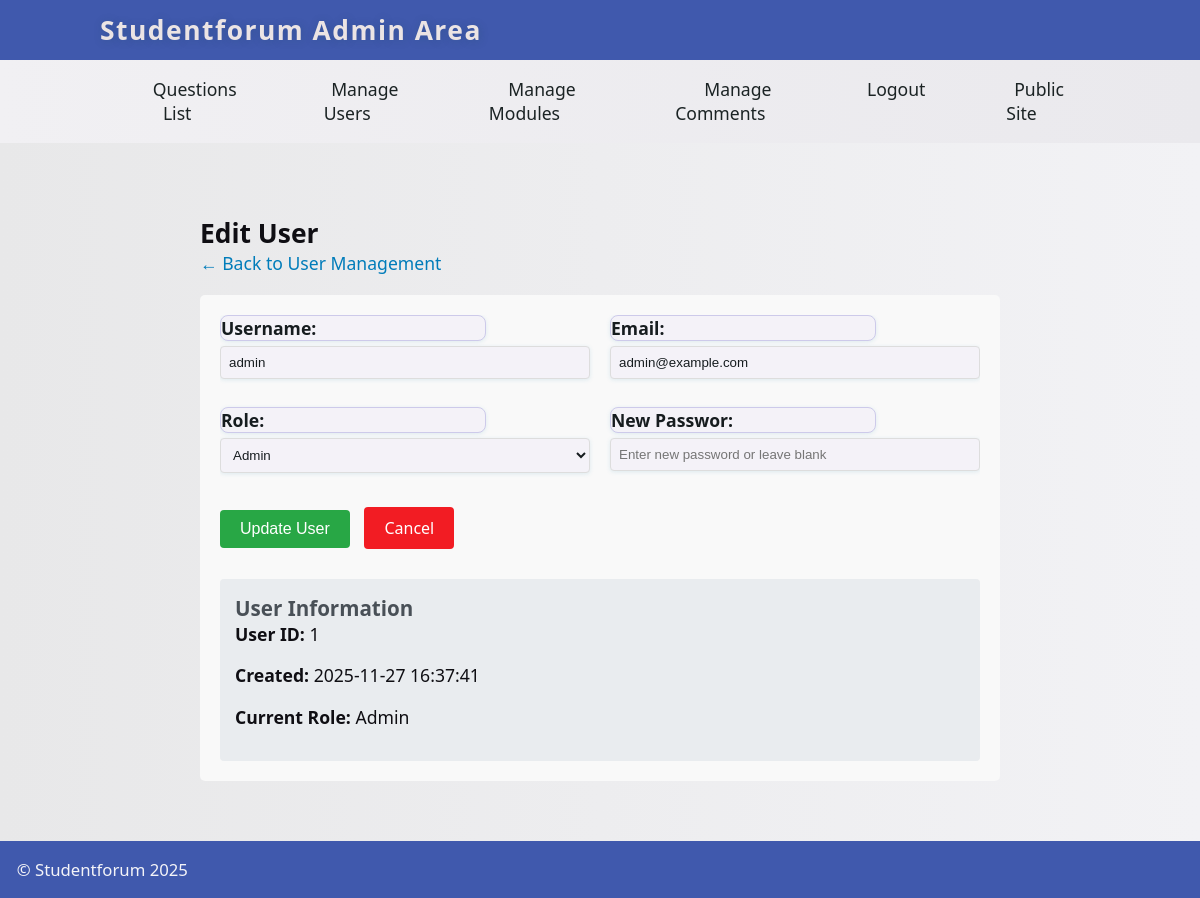
The page /courssee/admin/edit_user.php?id=1 on the database its author committed.
### tables this page shows
CREATE TABLE `users` (
  `id` int(11) NOT NULL,
  `username` text NOT NULL,
  `email` varchar(255) NOT NULL,
  `password` varchar(255) NOT NULL,
  `role` enum('admin','user') DEFAULT 'user',
  `created_at` timestamp NOT NULL DEFAULT current_timestamp()
);

### courssee/admin/edit_user.php (called while the page is built, shortened)
<?php
include '../includes/DatabaseConnection.php';
include '../includes/DatabaseFunction.php';
$userId = $_GET['id'] ?? '';
if (!isset($user)) {
    try {
        $stmt = $pdo->prepare("SELECT * FROM users WHERE id = ?");
        $stmt->execute([$userId]);
        $user = $stmt->fetch();
    } catch (Exception $e) {
        $error = 'Error fetching user: ' . $e->getMessage();
        $user = null;
    }
}
include '../templates/edit_user.html.php';
include '../templates/admin_layout.html.php';
?>

### courssee/templates/edit_user.html.php (the view, shortened to what this page needs)
<div class="admin-section">
    <h2>Edit User</h2>
    <div class="breadcrumb">
        <a href="manage_users.php">← Back to User Management</a>
    </div>
    <?php if ($user): ?>
    <div class="edit-user-section">
        <form method="POST" class="user-form">
            <div class="form-row">
                <div class="form-group">
                    <label for="username">Username:</label>
                    <input type="text" id="username" name="username"
                           value="<?= htmlspecialchars($user['username'], ENT_QUOTES, 'UTF-8') ?>"
                           required>
                </div>
                <div class="form-group">
                    <label for="email">Email:</label>
                    <input type="email" id="email" name="email"
                           value="<?= htmlspecialchars($user['email'], ENT_QUOTES, 'UTF-8') ?>"
                           required>
                </div>
            </div>
            <div class="form-row">
                <div class="form-group">
                    <label for="role">Role:</label>
                    <select id="role" name="role" required>
                        <option value="admin" <?= $user['role'] === 'admin' ? 'selected' : '' ?>>Admin</option>
                    </select>
                </div>
                <div class="form-group">
                    <label for="password">New Passwor:</label>
                    <input type="password" id="password" name="password"
                           placeholder="Enter new password or leave blank">
                </div>
            </div>
            <div class="form-actions">
                <button type="submit" class="btn-update">Update User</button>
                <a href="manage_users.php" class="btn-cancel">Cancel</a>
            </div>
        </form>
        <div class="user-info">
            <h3>User Information</h3>
            <p><strong>User ID:</strong> <?= $user['id'] ?></p>
            <p><strong>Created:</strong> <?= date('Y-m-d H:i:s', strtotime($user['created_at'])) ?></p>
            <p><strong>Current Role:</strong> <?= ucfirst($user['role']) ?></p>
        </div>
    </div>
    <?php else: ?>
        <div class="alert error">User not found!</div>
    <?php endif; ?>
</div>

### courssee/questions.css (style rules this page uses)
* { margin: 0; padding: 0; }
body { font-family: 'Segoe UI', Arial, Helvetica, sans-serif; background: linear-gradient(90deg, #e8e8e9 0%, #f2f2f5 100%); font-size: 1.1em; color: #0f0e13; min-height: 100vh; }
p { margin-bottom: 1em; }
input, label, select, textarea { float: left; width: 15em; margin-bottom: 1em; padding: 0.5em; border-radius: 8px; border: 1px solid #cdcaea; background: #f4f2f8; color: #161c1f; box-shadow: 0 1px 4px #2b8db322; }
label { clear: left; padding: 0; margin: 0; }
form { overflow: auto; clear: both; display: block; }

### courssee/templates/edit_user.html.php (style rules this page uses)
.admin-section { max-width: 800px; margin: 20px auto; padding: 20px; }
.breadcrumb { margin-bottom: 20px; }
.breadcrumb a { color: #007cba; text-decoration: none; }
.edit-user-section { background: #f9f9f9; padding: 20px; border-radius: 5px; margin-bottom: 20px; }
.user-form { margin-bottom: 30px; }
.form-row { display: flex; gap: 20px; margin-bottom: 15px; }
.form-group { flex: 1; }
.form-group label { display: block; margin-bottom: 5px; font-weight: bold; }
.form-group input, .form-group select { width: 100%; padding: 8px; border: 1px solid #ddd; border-radius: 4px; box-sizing: border-box; }
.form-actions { margin-top: 20px; }
.btn-update { background: #28a745; color: white; padding: 10px 20px; border: none; border-radius: 4px; cursor: pointer; margin-right: 10px; font-size: 16px; }
.btn-cancel { background: #f21c23ff; color: white; padding: 10px 20px; text-decoration: none; border-radius: 4px; display: inline-block; font-size: 16px; }
.user-info { background: #e9ecef; padding: 15px; border-radius: 4px; }
.user-info h3 { margin-top: 0; color: #495057; }

### rows shown on the page
users: username "admin", email "admin@example.com", role "Admin", id "1", created_at "2025-11-27 16:37:41"
